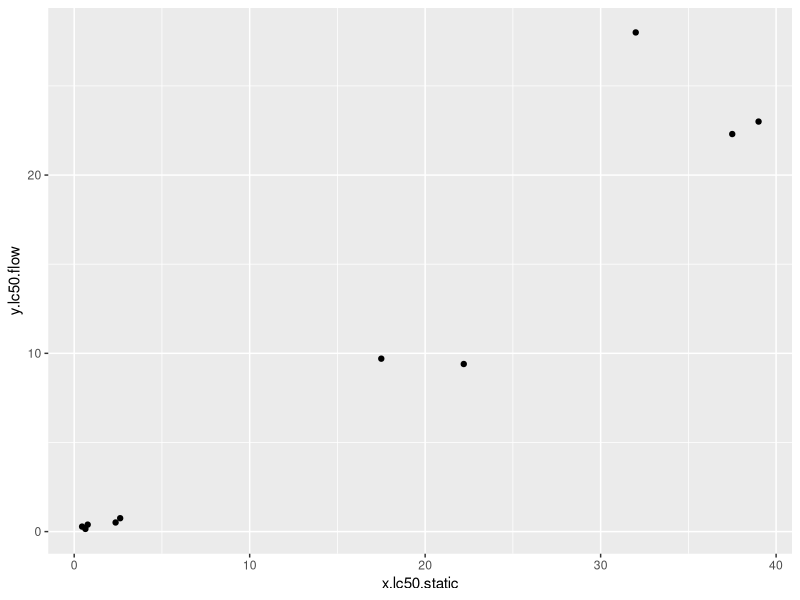

R code for this plot:
# Exercise 11.8 wackerly

library(ggplot2)
options(show.signif.stars = F)

x.lc50.static <- c(39, 37.5, 22.2, 17.5, 0.64, 0.45, 2.62, 2.36, 32, 0.77)
y.lc50.flow <- c(23, 22.3, 9.4, 9.7, 0.15, 0.28, 0.75, 0.51, 28, 0.39)
data <- data.frame(X = x.lc50.static, Y=y.lc50.flow)

simple.lm <- lm(y.lc50.flow ~ x.lc50.static)
summary(simple.lm)

logx.lm <- lm(y.lc50.flow ~ log(x.lc50.static), data=data)
summary(logx.lm)

ggplot(data, aes(x=x.lc50.static, y=y.lc50.flow)) + geom_point(shape=19)
